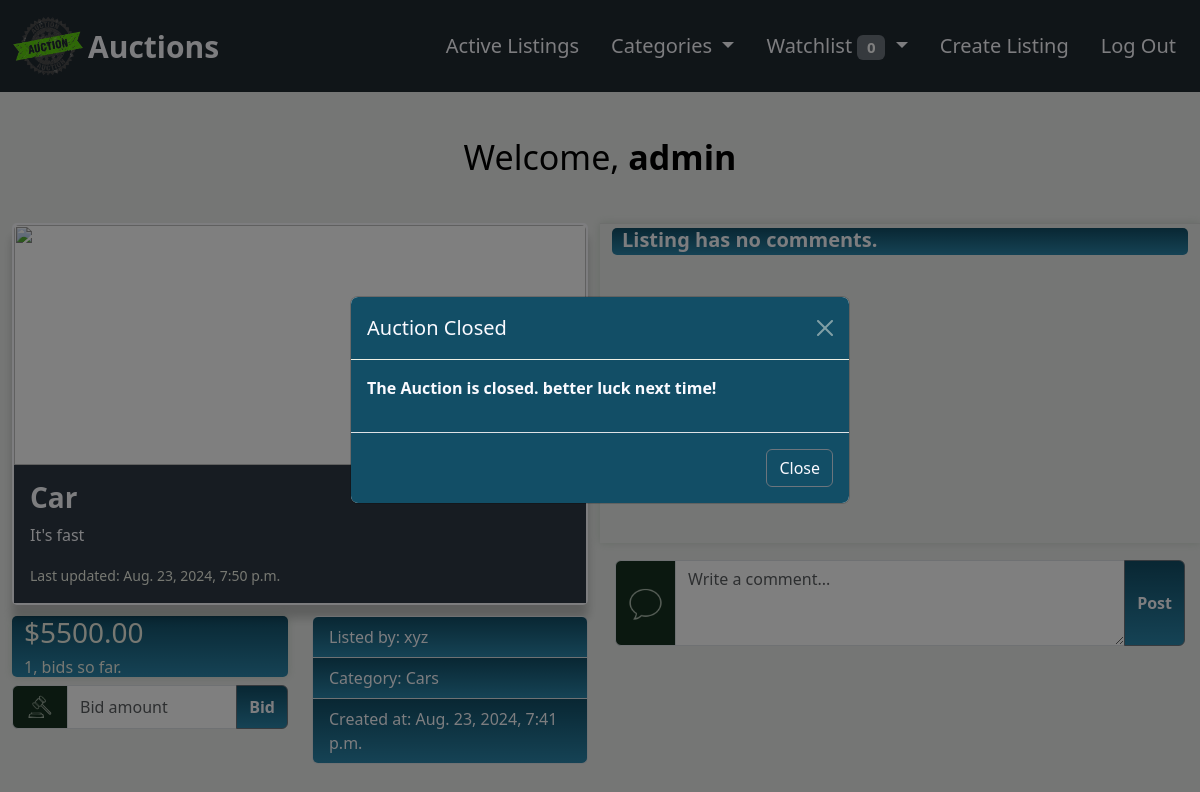
The page /listing/bid/1 (signed in) on the database its author committed.
### auctions/models.py (models this page shows)
class User(AbstractUser):
    watchlist = models.ManyToManyField(
        AuctionListing, blank=True, related_name="watchers"
    )

class AuctionListing(models.Model):
    title = models.CharField(max_length=64)
    discription = models.CharField(max_length=255)
    starting_bid = models.IntegerField()
    image_url = models.URLField(max_length=255, blank=True, null=True)
    category = models.CharField(max_length=64, blank=True, null=True)
    active = models.BooleanField(default=True)
    listed_by = models.ForeignKey(
        "User", on_delete=models.CASCADE, related_name="listings"
    )
    created_at = models.DateTimeField(auto_now_add=True)

### auctions/views.py (the view, shortened to what this page needs)
# urls.py: path("listing/bid/<int:listing_id>", views.manage_listing, name="bid"),
@login_required(login_url="/login")
def manage_listing(request, listing_id):
    listing = AuctionListing.objects.get(pk=listing_id)
    comments = Comment.objects.filter(item=listing_id)
    watchlist_count = User.objects.get(pk=request.user.id).watchlist.all()
    if request.user.watchlist.filter(pk=listing_id).exists():
        watchlist = True
    else:
        watchlist = False
    number_of_bids = Bid.objects.filter(item=listing_id).count()
    if number_of_bids > 0:
        latest_bid = Bid.objects.filter(item=listing_id).aggregate(Max("bid_time"))
        latest_bid_time = latest_bid["bid_time__max"]
        latest_bid = Bid.objects.filter(
            item=listing_id, bid_time=latest_bid_time
        ).first()
        bidder = User.objects.get(username=latest_bid.bidder)
        bidder_name = bidder.username
        latest_bid = latest_bid.current_bid
    else:
        latest_bid = None
        latest_bid_time = listing.created_at
        bidder_name = None
    if listing.active:
        close_auction = False
        winner_email = None
        seller_email = None
    else:
        winner_email = bidder.email
        seller_email = listing.listed_by.email
        close_auction = True
    return render(
        request,
        "auctions/bid.html",
        {
            "form": BidForm(),
            "listing": listing,
            "latest_bid": latest_bid,
            "latest_bid_time": latest_bid_time,
            "bidder_name": bidder_name,
            "number_of_bids": number_of_bids,
            "comments": comments,
            "watchlist": watchlist,
            "watchlist_count": watchlist_count.count(),
            "close": close_auction,
            "winner_email": winner_email,
            "seller_email": seller_email,
        },
    )

### auctions/forms.py
class BidForm(forms.Form):
    bid = forms.IntegerField(
        required=False,
        label="",
        widget=forms.TextInput(
            attrs={
                "placeholder": "Bid amount",
                "class": "form-control",
                "aria-describedby": "basic-addon1",
            }
        ),
    )
    comment = forms.CharField(
        required=False,
        max_length=100,
        widget=forms.Textarea(
            attrs={
                "rows": "3",
                "placeholder": "Write a comment...",
                "class": "form-control",
                "aria-describedby": "button-addon1",
            }
        ),
    )

### auctions/templates/auctions/bid.html (shortened to what this page needs)
{% extends "auctions/layout.html" %}
{% load static %}
{% load auction_extras %}
{% block watchlist %}
<li class="nav-item dropdown">
    <a class="nav-link dropdown-toggle" href="#" role="button" data-bs-toggle="dropdown" aria-expanded="false">
        Watchlist <span class="badge text-bg-secondary">{{ watchlist_count }}</span>
    </a>
</li>
{% endblock %}
{% block body %}
    <div class="container-fluid listing-wrapper">
        <div class="row" style="height:100%;">
            <div class="col-md-6">
                <div class="row" style="margin-bottom: 0;">
                    <div class="col-md-12">
                        <div class="card card-index">
                            {% if listing.image_url %}
                                <img src="{{listing.image_url}}" class="card-img-top">
                            {% else %}
                                <img src="{% static 'auctions/auction_logo.png' %}" class="card-img-top">
                            {% endif %}
                            <div class="card-body listing-card-body">
                                <h3 class="card-title" style="font-weight:700;">{{ listing.title }}&nbsp;
                                </h3>
                                <p class="card-text">{{ listing.discription }}</p>
                                <p class="card-text"><small class="text-body-secondary" style="color: #EEF0E5 !important;">Last updated: {{latest_bid_time}}</small></p>
                            </div>
                        </div>
                    </div>
                </div>
                <div class="row" style="margin-top: 2%; margin-bottom:0;">
                    <div class="col-md-6">
                        <div class="bid-wrapper">
                            {% if latest_bid %}
                                <h3 style="color: #EEF0E5; margin-top: 0;s">${{ latest_bid|floatformat:2 }}</h3>
                                <h6 style="font-weight: normal; color: #EEF0E5;">{{ number_of_bids }}, bids so far.
                            {% else %}
                                <h3 style="color: #EEF0E5;">${{ listing.starting_bid|floatformat:2 }}</h3>
                                <h6 style="font-weight: normal; color: #EEF0E5;">0, bids so far.<h6>
                            {% endif %}
                        </div>
                        <form class="listing-form" action="{% url 'bid' listing.id %}" method="post">
                            <div class="input-group listing-input-group">
                                <span class="input-group-text" id="basic-addon1" style="background-color:#163020" onclick="rotateHammer();">
                                </span>
                                {{ form.bid }}
                                <button class="btn btn-outline-secondary bid-btn" type="submit" onclick="rotateHammer();">Bid</button>
                            </div>
                        </form>
                    </div>
                    <div class="col-md-6">
                        <ul class="list-group item-details">
                            <li class="list-group-item">Listed by: {{ listing.listed_by }}</li>
                            <li class="list-group-item">Category: {{ listing.category }}</li>
                            <li class="list-group-item">Created at: {{ listing.created_at}}</li>
                        </ul>
                    </div>
                </div>
            </div>
            <div class="col-md-6" style="height: 100%;">
                <div class="row comments-row">
                    <div class="col-md-12 comments">
                        {% for comment in comments %}
                            <div class="comment-wrapper">
                                <h5>{{ comment.author }}&nbsp;</h5>
                                <h6>{{ comment.comment_time }}</h6>
                                <span style="display:block;">{{ comment.comment }}</span>
                            </div>
                        {% empty %}
                            <div class="comment-wrapper">
                                <h5>Listing has no comments.</h5>
                            </div>
                        {% endfor %}
                    </div>
                </div>
                <div class="row">
                    <div class="col-md-12" style="padding:0">
                        <form action="{% url 'bid' listing.id %}" method="post">
                            <div class="input-group input-group-comment">
                                <span class="input-group-text" style="background-color:#163020">
                                    <img src="{% static 'auctions/icons8-comment-50.png' %}" width="35px" height="35px">
                                </span>
                                {{ form.comment }}
                                <button class="btn btn-outline-secondary comment-btn"  type="submit" id="button-addon1">Post</button>
                            </div>
                        </form>
                    </div>
                </div>
            </div>
        </div>
    </div>
    <div class="modal fade" id="winModal" tabindex="-1" data-bs-backdrop="static">
        <div class="modal-dialog modal-dialog-centered">
            <div class="modal-content">
                <div class="modal-header modalcolor">
                    <h5 class="modal-title">Auction Closed</h5>
                    <button type="button" class="btn-close close-btn" data-bs-dismiss="modal" aria-label="Close" onclick="location.href='{% url 'index' %}';"></button>
                </div>
                <div class="modal-body modalcolor">
                    {% if bidder_name == user.username %}
                        <p><img style="display: inline-block; float: left; margin-right: 8px;" src="{% static 'auctions/trophy-with-confetti.gif'%}">
                            Congratulations! You have won the auction. contact seller at <em>{{ seller_email }}</em></p>
                    {% elif user.username|lower == listing.listed_by|lower  %}
                        <p>You have closed the Auction. The winner is <em>{{ bidder_name }}</em>. contact winner at <em>{{winner_email}}</em></p>
                    {% else %}
                        <p>The Auction is closed. better luck next time!</p>
                    {% endif %}
                </div>
                <div class="modal-footer modalcolor">
                    <button type="button" class="btn btn-secondary modal-close-btn" data-bs-dismiss="modal" onclick="location.href='{% url 'index' %}';">Close</button>
                </div>
            </div>
        </div>
    </div>
{% endblock %}

### auctions/templates/auctions/layout.html (shortened to what this page needs)
{% load static %}
<!DOCTYPE html>
<html lang="en">
    <head>
        <link rel="stylesheet" href="https://cdn.jsdelivr.net/npm/bootstrap@5.3.2/dist/css/bootstrap.min.css" rel="stylesheet">
        <link href="{% static 'auctions/styles.css' %}" rel="stylesheet">
    </head>
    <body>
        <div class="body-wrapper">
            <nav class="navbar navbar-expand-lg">
                <div class="navbar-brand">
                    <img class="logo-img" src="{% static 'auctions/auction_logo.png' %}" alt="Logo" width="80px" height="60px" class="d-inline-block align-text-top" onclick="playAnimation()">
                    Auctions
                </div>
                <div class="navbar-nav">
                    <a class="nav-link" href="{% url 'index' %}">Active Listings</a>
                    {% if user.is_authenticated %}
                        <li class="nav-item dropdown">
                            <a class="nav-link dropdown-toggle" href="#" role="button" data-bs-toggle="dropdown" aria-expanded="false">
                                Categories
                            </a>
                        </li>
                        {% block watchlist %}{% endblock %}
                        <a class="nav-link" href="{% url 'create' %}">Create Listing</a>
                        <a class="nav-link" href="{% url 'logout' %}">Log Out</a>
                    {% else %}
                        <a class="nav-link" href="{% url 'login' %}">Log In</a>
                        <a class="nav-link" href="{% url 'register' %}">Register</a>
                    {% endif %}
                </div>
            </nav>
            <div class="signed_in">
                {% if user.is_authenticated %}
                    Welcome,<strong>&nbsp;{{ user.username }}</strong>
                {% else %}
                    Not signed in.
                {% endif %}
            </div>
            {% block body %}
            {% endblock %}
        </div>
    </body>
</html>

### auctions/static/auctions/styles.css (style rules this page uses)
body { display: flex; flex-direction: column; }
.navbar-brand { display: flex; background-color: #212A31; font-size: 30px; font-weight: 700; padding: 8px; color: #FAFAFF; justify-content: center; align-items: center; }
nav { background-color: #212A31; position: fixed; top: 0; left: 0; width: 100%; z-index: 1000; }
.navbar-nav { margin-right: 8px; margin-left: auto; }
.nav-link { margin: 8px; }
.nav-link { color: #FAFAFF; font-size: 20px; }
.signed_in { display: flex; align-items: center; margin: auto; margin-top:40px ; margin-bottom: 30px; color: #000000; font-size: 34px; }
.body-wrapper { display: flex; flex-direction: column; background-color: #ebedeb; min-height: 100vh; }
.card-img-top { width: 100%; height: 30vh; object-fit: scale-down; }
.card-index, .card-index-item { border: 2px solid #FAFAFF ; border-radius: 5px; box-shadow: 0 13px 10px rgb(0 0 0 / 0.2) }
.listing-card-body { background-color: #2E3944; color: #FAFAFF; }
.input-group { padding: 0 15px 8px 15px; }
.create-account.login-here, span { color: #000000; }
.create-account.login-here, a { color: #000000; font-size: 18px; }
.bid-btn, .comment-btn { font-weight: 700; color: #FAFAFF; background-image: -webkit-linear-gradient(top, #124E66, #2b86aa); }
.listing-wrapper { padding-top: 10px; height: 100%; }
.bid-wrapper, .comment-wrapper { max-width: 100%; background-color: #124E66; color: #FAFAFF; font-weight: bold; border-radius: 5px; background-image: -webkit-linear-gradient(top, #124E66, #2b86aa); box-shadow: inset 0 1px 1px rgba(0, 0, 0, 0.075), 0 0 8px rgba(182, 196, 182, 0.6); }
.bid-wrapper { padding-left: 12px; margin-bottom: 3%; }
.listing-input-group { padding: 0; max-width: 100%; }
.item-details li { background-image: -webkit-linear-gradient(top, #124E66, #2b86aa); color: #FAFAFF; }
.comment-wrapper { margin-bottom: 6px; box-shadow: none; }
.comment-wrapper h5 { display: inline-block; color: #FAFAFF; font-weight: 700; }
.comments-row { margin-bottom: 3%; height: 40vh; box-shadow: inset 0 1px 1px rgba(0, 0, 0, 0.075), 0 0 8px rgba(182, 196, 182, 0.6); padding: 5px 0 5px 0; }
.comments { overflow-y: scroll; min-height: 100%; max-height: 0; }
.comment-wrapper * { padding-left: 10px; }
.comment-wrapper h5 { margin-bottom: 3px; }
.modalcolor { background-color: #124E66; }
.modal-header, .modal-body, .modal-footer { color: #FAFAFF; font-weight: 700; border-bottom-color: #EEF0E5; }
.modal-close-btn { background-color: #124E66; color: #FAFAFF; }

### rows shown on the page
User: username "admin"
AuctionListing: title "Car", discription "It's fast", listed_by "xyz", category "Cars", created_at "Aug. 23, 2024, 7:41 p.m."

### other values the page prints
{{ watchlist_count }} "0"
{{ latest_bid_time }} "Aug. 23, 2024, 7:50 p.m."
{{ latest_bid|floatformat:2 }} "5500.00"
{{ number_of_bids }} "1"
